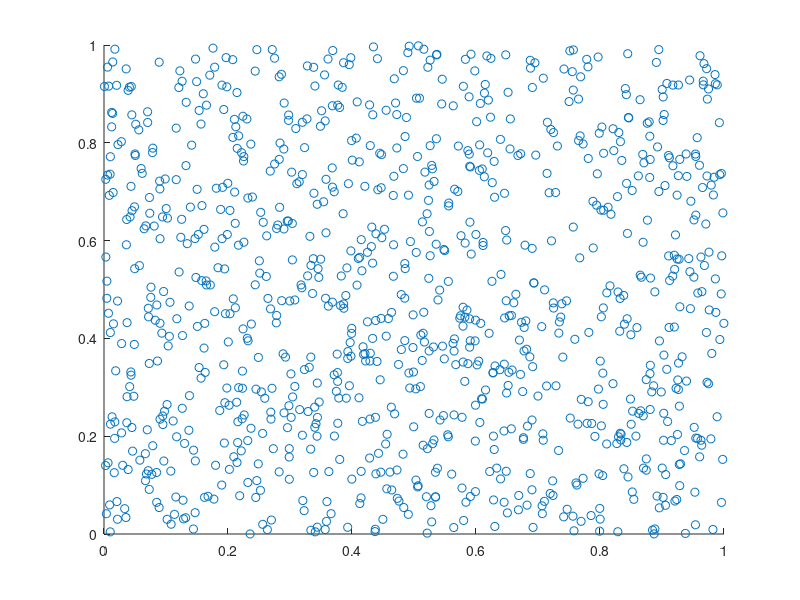

Write MATLAB code to recreate this figure. (Note: this script raises an error after producing the figure.)

nn = 1000;
D = abs(rand(nn,2));

metric0 = min(D,[],2);
metric1 = mean(D,2)*3 - abs(D(:,1) - D(:,2));
metric2 = mean(D,2)*4 - abs(D(:,1) - D(:,2));
metric3 = mean(D,2)*8 - abs(D(:,1) - D(:,2));
metric4 = mean(D,2);

figure
scatter(D(:,1),D(:,2),'r.')
hold on
Surface3D(D(:,1),D(:,2),metric0,'contour')
title('metric0')

figure
scatter(D(:,1),D(:,2),'r.')
hold on
Surface3D(D(:,1),D(:,2),metric1,'contour')
title('metric1')

figure
scatter(D(:,1),D(:,2),'r.')
hold on
Surface3D(D(:,1),D(:,2),metric2,'contour')
title('metric2')

figure
scatter(D(:,1),D(:,2),'r.')
hold on
Surface3D(D(:,1),D(:,2),metric3,'contour')
title('metric3')

figure
scatter(D(:,1),D(:,2),'r.')
hold on
Surface3D(D(:,1),D(:,2),metric4,'contour')
title('metric4')
